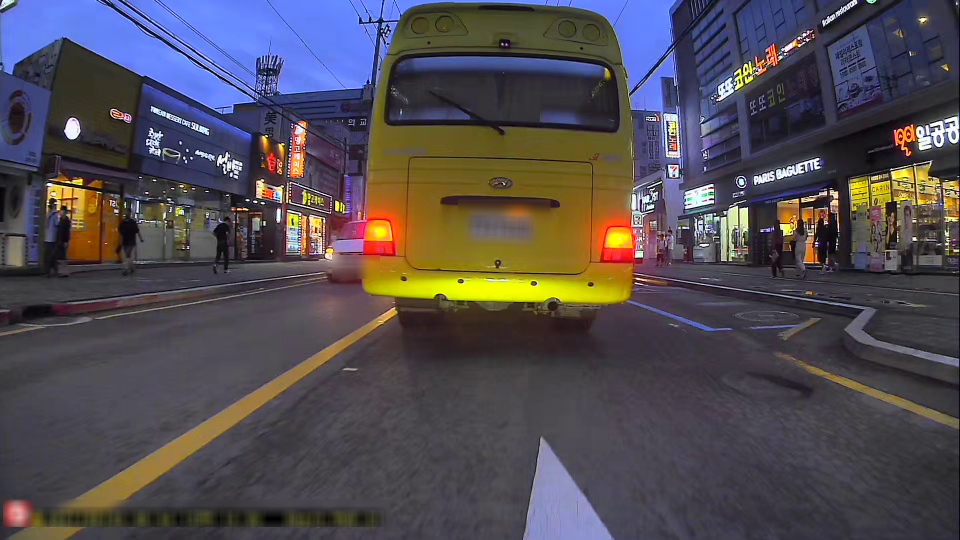
#> input picture test.png, 1920 x 1080 px (shown at 1/2 size)
$ python add_synthetic_potholes.py --road_images .. --dataset_dir ..
#> lines starting #> are read from the running program, lines starting #| are printed output that depends on the picture
### ai-core/synthetic_pothole_generator.py
"""
생성형 AI를 사용한 포트홀 합성 도구
도로 이미지에 AI로 생성된 포트홀을 자연스럽게 합성하여 학습 데이터 생성
"""

import os
import cv2
import numpy as np
from PIL import Image, ImageFilter, ImageEnhance
import requests
import json
import random
from typing import Tuple, List, Optional, Dict
import shutil

try:
    import google.generativeai as genai
    GEMINI_AVAILABLE = True
except ImportError:
    GEMINI_AVAILABLE = False
    print("Warning: Google Generative AI가 설치되지 않았습니다.")


class SyntheticPotholeGenerator:
    """생성형 AI를 사용하여 포트홀을 합성하는 클래스"""

    def __init__(self, api_key: Optional[str] = None):
        """
        Args:
            api_key: Gemini API 키 (None이면 환경 변수에서 가져옴)
        """
        self.api_key = api_key or os.getenv('GEMINI_API_KEY')
        if GEMINI_AVAILABLE and self.api_key:
            genai.configure(api_key=self.api_key)
            self.gemini_available = True
        else:
            self.gemini_available = False
            print("Warning: Gemini API를 사용할 수 없습니다.")

    # [25 lines left out: function generate_pothole_image_with_gemini, not called in this run]

    def _generate_pothole_texture(self, size: Tuple[int, int], road_type: str) -> np.ndarray:
        """
        프로그래밍 방식으로 포트홀 텍스처 생성
        (실제 생성형 AI 대신 사용)

        Args:
            size: 이미지 크기
            road_type: 도로 유형

        Returns:
            포트홀 텍스처 이미지 (numpy array, BGR)
        """
        width, height = size
        img = np.zeros((height, width, 3), dtype=np.uint8)

        # 도로 기본 색상
        if road_type == "asphalt":
            base_color = (80, 80, 80)  # 어두운 회색
        elif road_type == "concrete":
            base_color = (180, 180, 180)  # 밝은 회색
        else:  # gravel
            base_color = (120, 100, 80)  # 갈색

        img[:, :] = base_color

        # 랜덤 노이즈 추가 (도로 텍스처)
        noise = np.random.randint(-20, 20, (height, width, 3), dtype=np.int16)
        img = np.clip(img.astype(np.int16) + noise, 0, 255).astype(np.uint8)

        # 포트홀 모양 생성 (타원형)
        center_x, center_y = width // 2, height // 2
        ellipse_w = random.randint(width // 3, width // 2)
        ellipse_h = random.randint(height // 3, height // 2)

        # 포트홀 안쪽 (어두운 색)
        cv2.ellipse(img, (center_x, center_y), (ellipse_w, ellipse_h),
                    random.randint(0, 360), 0, 360, (40, 40, 40), -1)

        # 포트홀 가장자리 (그라데이션)
        for i in range(1, 10):
            alpha = i / 10.0
            color = tuple(int(base_color[j] * alpha + 40 * (1 - alpha)) for j in range(3))
            cv2.ellipse(img, (center_x, center_y),
                       (int(ellipse_w * (1 - i * 0.05)), int(ellipse_h * (1 - i * 0.05))),
                       random.randint(0, 360), 0, 360, color, 2)

        # 포트홀 내부 디테일 (균열, 그림자)
        for _ in range(random.randint(2, 5)):
            x = random.randint(center_x - ellipse_w // 2, center_x + ellipse_w // 2)
            y = random.randint(center_y - ellipse_h // 2, center_y + ellipse_h // 2)
            if ((x - center_x) ** 2 / (ellipse_w // 2) ** 2 +
                (y - center_y) ** 2 / (ellipse_h // 2) ** 2) < 1:
                cv2.circle(img, (x, y), random.randint(2, 5), (20, 20, 20), -1)

        return img

    def composite_pothole_on_road(self,
                                  road_image: np.ndarray,
                                  pothole_image: np.ndarray,
                                  position: Optional[Tuple[int, int]] = None,
                                  scale: float = 1.0,
                                  rotation: float = 0.0,
                                  blend_mode: str = "normal") -> Tuple[np.ndarray, Tuple[int, int, int, int]]:
        """
        포트홀 이미지를 도로 이미지에 자연스럽게 합성

        Args:
            road_image: 도로 이미지 (BGR)
            pothole_image: 포트홀 이미지 (BGR)
            position: 합성 위치 (x, y). None이면 랜덤
            scale: 포트홀 크기 스케일
            rotation: 회전 각도 (도)
            blend_mode: 블렌딩 모드 ("normal", "multiply", "overlay")

        Returns:
            (합성된 이미지, 바운딩 박스 좌표 (x1, y1, x2, y2))
        """
        # 포트홀 이미지 크기 조정
        pothole_h, pothole_w = pothole_image.shape[:2]
        new_width = int(pothole_w * scale)
        new_height = int(pothole_h * scale)
        pothole_resized = cv2.resize(pothole_image, (new_width, new_height))

        # 회전 적용
        if rotation != 0:
            center = (new_width // 2, new_height // 2)
            M = cv2.getRotationMatrix2D(center, rotation, 1.0)
            pothole_resized = cv2.warpAffine(pothole_resized, M, (new_width, new_height))

        # 위치 결정
        road_h, road_w = road_image.shape[:2]
        if position is None:
            # 랜덤 위치 (경계선 고려)
            margin = max(new_width, new_height) // 2
            x = random.randint(margin, road_w - new_width - margin)
            y = random.randint(margin, road_h - new_height - margin)
        else:
            x, y = position
            # 경계 체크 및 조정
            x = max(0, min(x, road_w - new_width))
            y = max(0, min(y, road_h - new_height))

        # 합성 영역 추출
        road_roi = road_image[y:y+new_height, x:x+new_width].copy()

        # 블렌딩 모드에 따른 합성
        if blend_mode == "normal":
            # 알파 블렌딩 (포트홀이 어두우므로 multiply 비슷하게)
            alpha = 0.7
            blended = cv2.addWeighted(road_roi, 1-alpha, pothole_resized, alpha, 0)
        elif blend_mode == "multiply":
            # Multiply 블렌딩 (더 자연스러운 그림자 효과)
            blended = np.clip((road_roi.astype(np.float32) * pothole_resized.astype(np.float32) / 255.0), 0, 255).astype(np.uint8)
        elif blend_mode == "overlay":
            # Overlay 블렌딩
            blended = self._overlay_blend(road_roi, pothole_resized)
        else:
            blended = pothole_resized

        # 합성 영역을 원본 이미지에 적용
        result = road_image.copy()
        result[y:y+new_height, x:x+new_width] = blended

        # 바운딩 박스 좌표 (YOLO 형식으로 나중에 변환)
        bbox = (x, y, x + new_width, y + new_height)

        return result, bbox

    # [11 lines left out: function _overlay_blend, not called in this run]

    def convert_bbox_to_yolo(self, bbox: Tuple[int, int, int, int], img_width: int, img_height: int) -> Tuple[float, float, float, float]:
        """
        바운딩 박스를 YOLO 형식으로 변환

        Args:
            bbox: (x1, y1, x2, y2) 픽셀 좌표
            img_width: 이미지 너비
            img_height: 이미지 높이

        Returns:
            (center_x, center_y, width, height) 정규화된 좌표 (0-1 범위)
        """
        x1, y1, x2, y2 = bbox

        center_x = (x1 + x2) / 2.0 / img_width
        center_y = (y1 + y2) / 2.0 / img_height
        width = (x2 - x1) / img_width
        height = (y2 - y1) / img_height

        return (center_x, center_y, width, height)

    # [12 lines left out: function save_yolo_label, not called in this run]

    def generate_synthetic_dataset(self,
                                  road_images_dir: str,
                                  output_images_dir: str,
                                  output_labels_dir: str,
                                  num_potholes_per_image: int = 1,
                                  min_scale: float = 0.5,
                                  max_scale: float = 1.5,
                                  class_id: int = 0) -> Dict:
        """
        배치로 합성 데이터셋 생성

        Args:
            road_images_dir: 도로 이미지가 있는 디렉토리
            output_images_dir: 출력 이미지 디렉토리
            output_labels_dir: 출력 라벨 디렉토리
            num_potholes_per_image: 이미지당 포트홀 개수
            min_scale: 최소 스케일
            max_scale: 최대 스케일
            class_id: YOLO 클래스 ID

        Returns:
            생성 통계 딕셔너리
        """
#> called with road_images_dir = '..', output_images_dir = '../images/train', output_labels_dir = '../labels/train', num_potholes_per_image = 1, min_scale = 0.4, max_scale = 2, class_id = 0
        os.makedirs(output_images_dir, exist_ok=True)
        os.makedirs(output_labels_dir, exist_ok=True)

        # 도로 이미지 파일 목록
        road_image_files = [f for f in os.listdir(road_images_dir)
                           if f.lower().endswith(('.jpg', '.jpeg', '.png'))]

        stats = {
            'total_images': len(road_image_files),
            'processed_images': 0,
            'total_potholes': 0,
            'failed': 0
        }

        for img_file in road_image_files:
            try:
                # 도로 이미지 로드
                road_img_path = os.path.join(road_images_dir, img_file)
                road_image = cv2.imread(road_img_path)
#> road_image is the input picture: shape (1080, 1920, 3); mean B, G, R 82, 76.1, 81.4
                if road_image is None:
                    print(f"이미지 로드 실패: {img_file}")
                    stats['failed'] += 1
                    continue

                road_h, road_w = road_image.shape[:2]
#> road_h = 1080; road_w = 1920
                result_image = road_image.copy()
                yolo_labels = []

                # 이미지당 여러 포트홀 생성
                for i in range(num_potholes_per_image):
                    # 포트홀 생성
                    pothole_size = (random.randint(100, 300), random.randint(100, 300))
                    pothole_image = self._generate_pothole_texture(pothole_size, "asphalt")

                    # 랜덤 파라미터
                    scale = random.uniform(min_scale, max_scale)
                    rotation = random.uniform(-30, 30)
                    blend_mode = random.choice(["normal", "multiply", "overlay"])

                    # 합성
                    result_image, bbox = self.composite_pothole_on_road(
                        result_image, pothole_image,
                        position=None,  # 랜덤 위치
                        scale=scale,
                        rotation=rotation,
                        blend_mode=blend_mode
                    )

                    # YOLO 형식으로 변환
                    yolo_bbox = self.convert_bbox_to_yolo(bbox, road_w, road_h)
                    yolo_labels.append((class_id, yolo_bbox))
                    stats['total_potholes'] += 1
#> this loop made 1 pass
#> (x1 in convert_bbox_to_yolo, y1 in convert_bbox_to_yolo, x2 in convert_bbox_to_yolo, y2 in convert_bbox_to_yolo) on pass 1: (843, 270, 1206, 810)
#> pass 1, in composite_pothole_on_road, `pothole_resized = cv2.resize(pothole_image, (new_width, new_height))`:
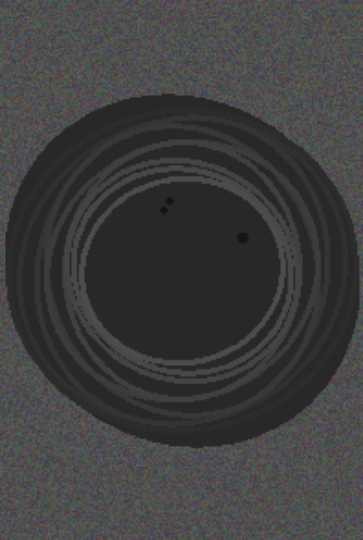
#> pothole_resized: shape (540, 363, 3); mean of channels 0, 1, 2 62.8, 62.7, 62.8; drawn as B, G, R
#> pass 1, in composite_pothole_on_road, `pothole_resized = cv2.warpAffine(pothole_resized, M, (new_width, new_h..`:
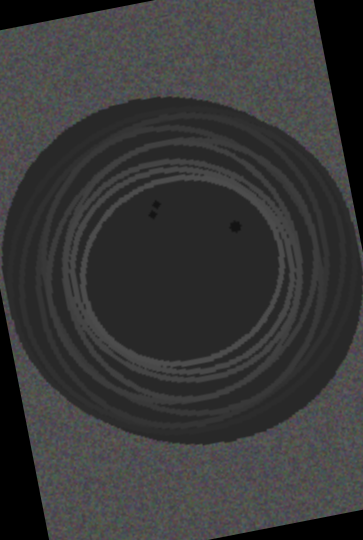
#> pothole_resized: shape (540, 363, 3); mean of channels 0, 1, 2 55.9, 55.8, 55.8; drawn as B, G, R
#> pass 1, in composite_pothole_on_road, `road_roi = road_image[y:y+new_height, x:x+new_width].copy()`:
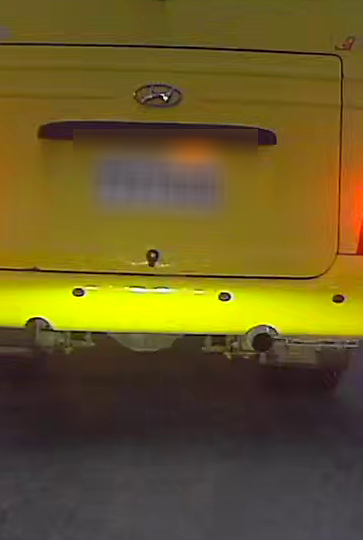
#> road_roi: shape (540, 363, 3); mean B, G, R 38, 89.8, 105.6
#> pass 1, in composite_pothole_on_road, `blended = np.clip((road_roi.astype(np.float32) * pothole_resized.astyp..`:
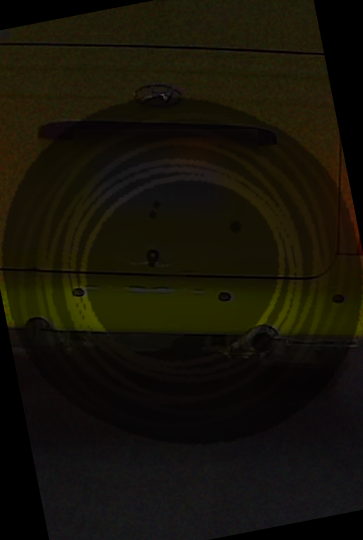
#> blended: shape (540, 363, 3); mean B, G, R 8.1, 18.5, 21.8
#> after the loop:
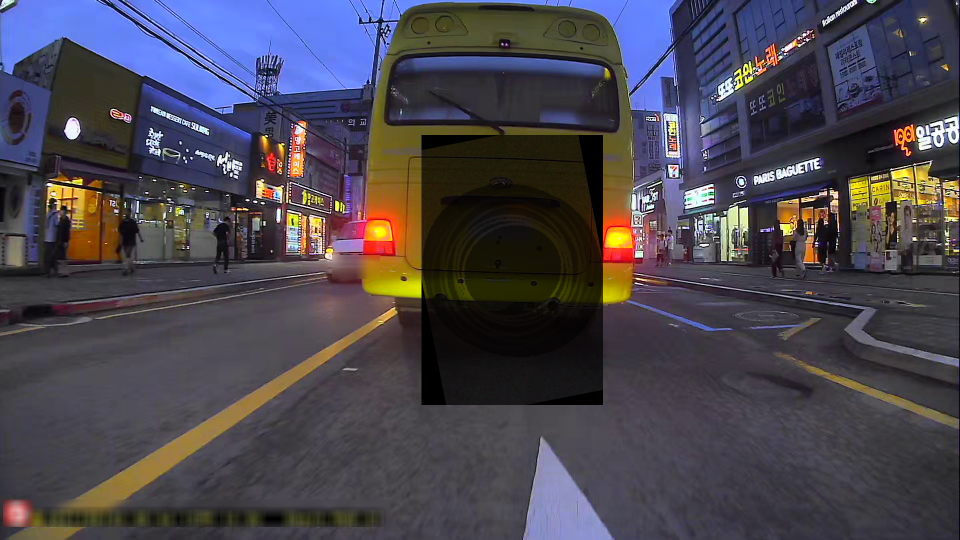
#> result_image: shape (1080, 1920, 3) (shown at 1/2 size); mean B, G, R 79.2, 69.3, 73.5
#> after the loop, stats = {'total_images': 1, 'processed_images': 0, 'total_potholes': 1, 'failed': 0}; yolo_labels = [(0, (0.534, 0.5, 0.189, 0.5))]

                # 결과 저장
                output_img_path = os.path.join(output_images_dir, img_file)
                cv2.imwrite(output_img_path, result_image)

                # 라벨 저장
                label_file = os.path.splitext(img_file)[0] + '.txt'
                label_path = os.path.join(output_labels_dir, label_file)
                with open(label_path, 'w') as f:
                    for class_id, yolo_bbox in yolo_labels:
                        f.write(f"{class_id} {yolo_bbox[0]:.6f} {yolo_bbox[1]:.6f} {yolo_bbox[2]:.6f} {yolo_bbox[3]:.6f}\n")
#> this loop made 1 pass
#> (class_id, yolo_bbox) on pass 1: (0, (0.534, 0.5, 0.189, 0.5))

                stats['processed_images'] += 1
                print(f"처리 완료: {img_file} ({stats['processed_images']}/{stats['total_images']})")
#| 처리 완료: test.png (1/1)

            except Exception as e:
                print(f"오류 발생 ({img_file}): {str(e)}")
                stats['failed'] += 1
                import traceback
                traceback.print_exc()

        return stats


# [39 lines left out: function main, not called in this run]


# [2 lines that do not run on import are left out]

### ai-core/add_synthetic_potholes.py
"""
포트홀 합성 데이터를 기존 파인튜닝 데이터셋에 추가하는 스크립트
"""

import os
import sys
import argparse
from synthetic_pothole_generator import SyntheticPotholeGenerator


def add_synthetic_to_finetune_dataset(road_images_dir: str,
                                     finetune_dataset_dir: str,
                                     num_potholes_per_image: int = 1):
    """
    합성 포트홀 데이터를 파인튜닝 데이터셋에 추가

    Args:
        road_images_dir: 포트홀이 없는 도로 이미지 디렉토리
        finetune_dataset_dir: 파인튜닝 데이터셋 디렉토리
        num_potholes_per_image: 이미지당 포트홀 개수
    """
    # 데이터셋 디렉토리 구조
    train_images_dir = os.path.join(finetune_dataset_dir, "images", "train")
    train_labels_dir = os.path.join(finetune_dataset_dir, "labels", "train")

    os.makedirs(train_images_dir, exist_ok=True)
    os.makedirs(train_labels_dir, exist_ok=True)

    # 기존 파일 개수 확인
    existing_images = len([f for f in os.listdir(train_images_dir) if f.endswith(('.jpg', '.jpeg', '.png'))])
    start_index = existing_images

    print(f"[INFO] 기존 이미지: {existing_images}개")
    print(f"[INFO] 합성 데이터 추가 시작 (시작 인덱스: {start_index})")

    # 생성기 초기화
    generator = SyntheticPotholeGenerator()

    # 합성 데이터 생성
    stats = generator.generate_synthetic_dataset(
        road_images_dir=road_images_dir,
        output_images_dir=train_images_dir,
        output_labels_dir=train_labels_dir,
        num_potholes_per_image=num_potholes_per_image,
        min_scale=0.4,
        max_scale=2.0,
        class_id=0
    )
#> stats = {'total_images': 1, 'processed_images': 1, 'total_potholes': 1, 'failed': 0}

    print(f"[OK] 합성 데이터 추가 완료:")
    print(f"  - 처리된 이미지: {stats['processed_images']}개")
#|   - 처리된 이미지: 1개
    print(f"  - 생성된 포트홀: {stats['total_potholes']}개")
#|   - 생성된 포트홀: 1개

    return stats


def main():
    parser = argparse.ArgumentParser(description="파인튜닝 데이터셋에 합성 포트홀 데이터 추가")
    parser.add_argument('--road_images', type=str, required=True,
                       help='포트홀이 없는 도로 이미지 디렉토리')
    parser.add_argument('--dataset_dir', type=str, required=True,
                       help='파인튜닝 데이터셋 디렉토리')
    parser.add_argument('--num_potholes', type=int, default=1,
                       help='이미지당 포트홀 개수 (기본값: 1)')

    args = parser.parse_args()

    add_synthetic_to_finetune_dataset(
        road_images_dir=args.road_images,
        finetune_dataset_dir=args.dataset_dir,
        num_potholes_per_image=args.num_potholes
    )


if __name__ == "__main__":
    main()
